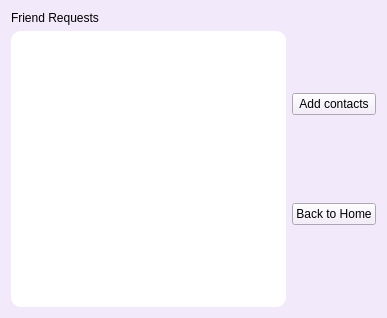
<?xml version="1.0" encoding="UTF-8"?>
<ui version="4.0">
 <class>FriendRequest</class>
 <widget class="QWidget" name="FriendRequest">
  <property name="geometry">
   <rect>
    <x>0</x>
    <y>0</y>
    <width>387</width>
    <height>318</height>
   </rect>
  </property>
  <property name="windowTitle">
   <string>ChatTime Friend Requests</string>
  </property>
  <property name="styleSheet">
   <string notr="true">background-color: rgb(242, 233, 250);</string>
  </property>
  <layout class="QHBoxLayout" name="horizontalLayout_2">
   <item>
    <layout class="QHBoxLayout" name="horizontalLayout">
     <item>
      <layout class="QVBoxLayout" name="verticalLayout_2">
       <item>
        <widget class="QLabel" name="label">
         <property name="text">
          <string>Friend Requests</string>
         </property>
        </widget>
       </item>
       <item>
        <widget class="QListWidget" name="friAppList">
         <property name="styleSheet">
          <string notr="true">QListWidget {

	background-color: rgb(255,255,255);
    border: none;
    border-radius: 10px;

}</string>
         </property>
        </widget>
       </item>
      </layout>
     </item>
     <item>
      <layout class="QVBoxLayout" name="verticalLayout">
       <item>
        <widget class="QPushButton" name="addfriendBtn">
         <property name="text">
          <string>Add contacts</string>
         </property>
        </widget>
       </item>
       <item>
        <widget class="QPushButton" name="exitBtn">
         <property name="text">
          <string>Back to Home</string>
         </property>
        </widget>
       </item>
      </layout>
     </item>
    </layout>
   </item>
  </layout>
 </widget>
 <resources/>
 <connections/>
</ui>
